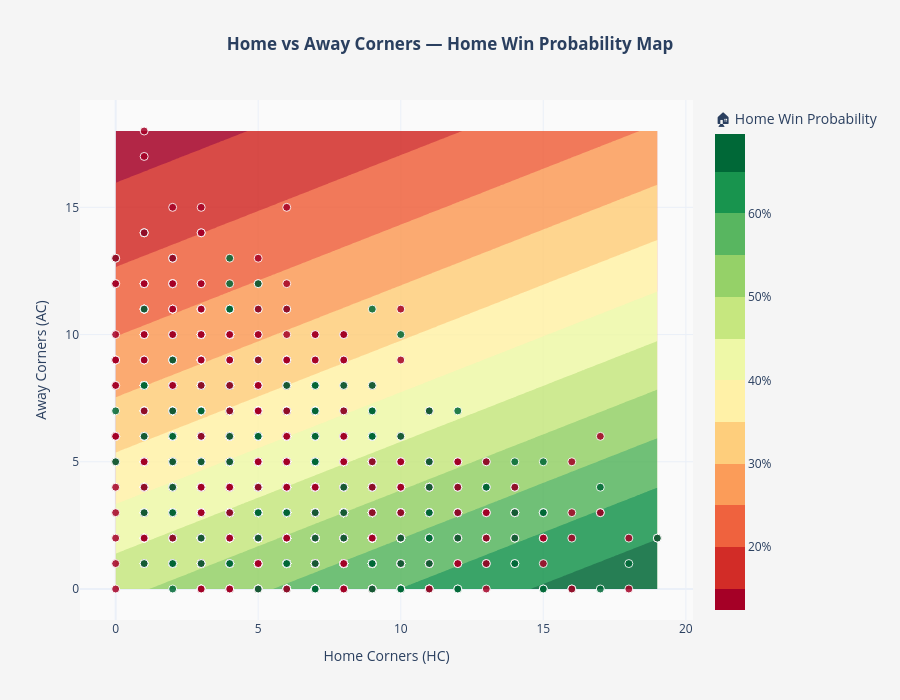

The code cell stored with this chart in its notebook:
### Code cell
merged['HomeWin'] = merged['FTR'].apply(lambda x: 1 if x == 'H' else 0)
X = merged[['HC', 'AC']]
y = merged['HomeWin']

scaler = StandardScaler()
X_scaled = scaler.fit_transform(X)
model = LogisticRegression()
model.fit(X_scaled, y)

hc_range = np.linspace(merged['HC'].min(), merged['HC'].max(), 200)
ac_range = np.linspace(merged['AC'].min(), merged['AC'].max(), 200)
xx, yy = np.meshgrid(hc_range, ac_range)
grid = np.c_[xx.ravel(), yy.ravel()]
probs = model.predict_proba(scaler.transform(grid))[:, 1].reshape(xx.shape)

heatmap = go.Contour(
    x=hc_range,
    y=ac_range,
    z=probs,
    colorscale="RdYlGn",
    opacity=0.85,
    colorbar=dict(title="🏠 Home Win Probability", tickformat=".0%"),
    contours=dict(showlines=False)
)

matches = go.Scatter(
    x=merged['HC'],
    y=merged['AC'],
    mode='markers',
    marker=dict(
        size=8,
        color=merged['HomeWin'],
        colorscale="RdYlGn",
        line=dict(width=1, color='white'),
        opacity=0.85,
        cmin=0, cmax=1,
        showscale=False
    ),
    text=[
        f"<b>{ht}</b> vs <b>{at}</b><br>"
        f"Full-time score: {fts}<br>"
        f"Corners: {hc}-{ac}<br>"
        f"Result: {res}"
        for ht, at, hc, ac, fts, res in zip(
            merged['HomeTeam'],
            merged['AwayTeam'],
            merged['HC'],
            merged['AC'],
            merged['FullTimeScore'],
            merged['FTR']
        )
    ],
    hoverinfo='text',
    name="Matches"
)

layout = go.Layout(
    title=dict(
        text="<b>Home vs Away Corners — Home Win Probability Map</b>",
        x=0.5,
        xanchor='center'
    ),
    xaxis=dict(title="Home Corners (HC)"),
    yaxis=dict(title="Away Corners (AC)"),
    template='plotly_white',
    paper_bgcolor='rgb(245,245,245)',
    plot_bgcolor='rgb(250,250,250)',
    hovermode='closest',
    height=700
)

fig = go.Figure(data=[heatmap, matches], layout=layout)
fig.show()

with open("corner_heatmap_fig.pkl", "wb") as f:
    pickle.dump(fig, f)

### Figure 1 — Plotly figure (JSON) as saved in the notebook; plotly's stock layout.template omitted (floating-point values rounded to 4 significant figures; data arrays with more than 128 entries replaced by an {"elided": "..."} marker saying what was removed)
{"data": [{"colorbar": {"tickformat": ".0%", "title": {"text": "🏠 Home Win Probability"}}, "colorscale": [[0, "rgb(165,0,38)"], [0.1, "rgb(215,48,39)"], [0.2, "rgb(244,109,67)"], [0.3, "rgb(253,174,97)"], [0.4, "rgb(254,224,139)"], [0.5, "rgb(255,255,191)"], [0.6, "rgb(217,239,139)"], [0.7, "rgb(166,217,106)"], [0.8, "rgb(102,189,99)"], [0.9, "rgb(26,152,80)"], [1, "rgb(0,104,55)"]], "contours": {"showlines": false}, "opacity": 0.85, "type": "contour", "x": {"elided": "200 float values"}, "y": {"elided": "200 float values"}, "z": {"elided": "200x200 float values"}}, {"hoverinfo": "text", "marker": {"cmax": 1, "cmin": 0, "color": {"elided": "1530 int values"}, "colorscale": [[0, "rgb(165,0,38)"], [0.1, "rgb(215,48,39)"], [0.2, "rgb(244,109,67)"], [0.3, "rgb(253,174,97)"], [0.4, "rgb(254,224,139)"], [0.5, "rgb(255,255,191)"], [0.6, "rgb(217,239,139)"], [0.7, "rgb(166,217,106)"], [0.8, "rgb(102,189,99)"], [0.9, "rgb(26,152,80)"], [1, "rgb(0,104,55)"]], "line": {"color": "white", "width": 1}, "opacity": 0.85, "showscale": false, "size": 8}, "mode": "markers", "name": "Matches", "text": {"elided": "1530 str values"}, "type": "scatter", "x": {"elided": "1530 int values"}, "y": {"elided": "1530 int values"}}], "layout": {"height": 700, "hovermode": "closest", "paper_bgcolor": "rgb(245,245,245)", "plot_bgcolor": "rgb(250,250,250)", "title": {"text": "<b>Home vs Away Corners — Home Win Probability Map</b>", "x": 0.5, "xanchor": "center"}, "xaxis": {"title": {"text": "Home Corners (HC)"}}, "yaxis": {"title": {"text": "Away Corners (AC)"}}}}
